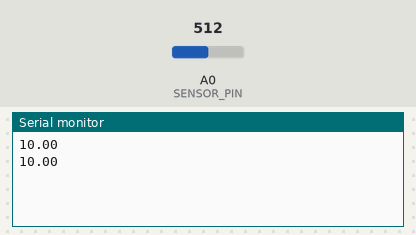
Recording of a sketch running on a simulated Arduino Uno, built with avr-gcc and run on an emulated ATmega328P. Shown: the last lines printed to the serial monitor. The test bench sets the inputs (shaded band); at power-on: A0 (SENSOR_PIN) = 512.

Above: at 1.8 s.
1.9 s: A0 (SENSOR_PIN) set to 306
At 2.8 s:
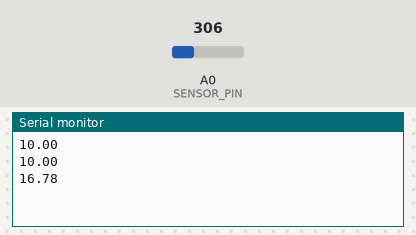
3.4 s: A0 (SENSOR_PIN) set to 122
At 4.8 s:
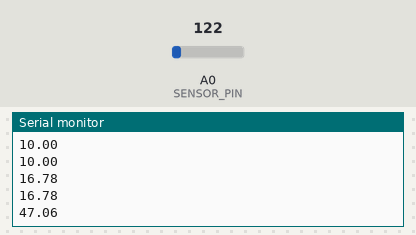
Timing chart, 0 to 6.4 s (numbered marks = the images above; inputs shaded):
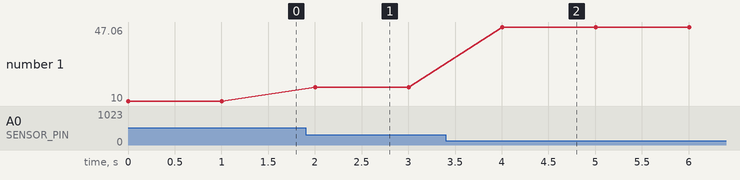

The sketch:

IRDistanceSerial.ino
```cpp
/*
 * Smart Study Timer - Analog IR Sensor Firmware
 *
 * HARDWARE:
 *  - Arduino Uno/Nano
 *  - Analog IR Distance Sensor (e.g., Sharp GP2Y0A21YK0F)
 *
 * WIRING:
 *  - Sensor VCC -> Arduino 5V
 *  - Sensor GND -> Arduino GND
 *  - Sensor OUT -> Arduino Analog Pin A0
 *
 * FUNCTION:
 *  Reads the analog voltage.
 *  Maps the reading to an approximate distance in cm.
 *
 *  Outputs a single float value to Serial per second.
 */

const int SENSOR_PIN = A0;
const long BAUD_RATE = 9600;

void setup() {
  Serial.begin(BAUD_RATE);
}

void loop() {
  int sensorValue = analogRead(SENSOR_PIN);

  // Simple conversion for SHARP GP2Y0A21YK0F (10-80cm)
  // Formula: Distance (cm) ~= 29.988 * (Voltage)^-1.173
  // Since reading (0-1023) maps to voltage, we use an approx formula:
  // distance = 4800 / (sensorValue - 20)
  // Note: This is an approximation. Adjust based on your specific sensor.

  float distance = 0;

  if (sensorValue > 20) {
    distance = 4800.0 / (sensorValue - 20.0);
  } else {
    distance = 100.0; // Out of range / Far
  }

  // Constrain to realistic values (e.g., 10cm to 100cm)
  if (distance > 100) distance = 100.0;
  if (distance < 10) distance = 10.0;

  Serial.println(distance);

  // Requirement: Send exactly one value per second
  delay(1000);
}
```

Measured:
- after the input at 1.9 s, the serial monitor: prints a new line after 0.10 s (image 1)
- after the input at 3.4 s, the serial monitor: prints a new line after 0.60 s (image 2)
- plotted number 1: 10 → 16.78 after the input at 1.9 s, 16.78 → 47.06 after the input at 3.4 s
